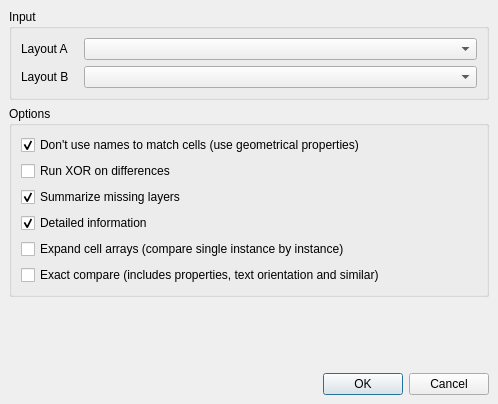
<ui version="4.0" >
 <class>DiffToolDialog</class>
 <widget class="QDialog" name="DiffToolDialog" >
  <property name="geometry" >
   <rect>
    <x>0</x>
    <y>0</y>
    <width>498</width>
    <height>404</height>
   </rect>
  </property>
  <property name="windowTitle" >
   <string>Diff Tool</string>
  </property>
  <layout class="QVBoxLayout" >
   <property name="margin" >
    <number>9</number>
   </property>
   <property name="spacing" >
    <number>6</number>
   </property>
   <item>
    <widget class="QGroupBox" name="groupBox" >
     <property name="title" >
      <string>Input</string>
     </property>
     <layout class="QGridLayout" >
      <property name="margin" >
       <number>9</number>
      </property>
      <property name="spacing" >
       <number>6</number>
      </property>
      <item row="0" column="0" >
       <widget class="QLabel" name="label" >
        <property name="text" >
         <string>Layout A   </string>
        </property>
       </widget>
      </item>
      <item row="1" column="0" >
       <widget class="QLabel" name="label_2" >
        <property name="text" >
         <string>Layout B</string>
        </property>
       </widget>
      </item>
      <item row="0" column="1" >
       <widget class="lay::CellViewSelectionComboBox" name="layouta" >
        <property name="sizePolicy" >
         <sizepolicy>
          <hsizetype>7</hsizetype>
          <vsizetype>5</vsizetype>
          <horstretch>0</horstretch>
          <verstretch>0</verstretch>
         </sizepolicy>
        </property>
        <property name="sizeAdjustPolicy" >
         <enum>QComboBox::AdjustToContentsOnFirstShow</enum>
        </property>
       </widget>
      </item>
      <item row="1" column="1" >
       <widget class="lay::CellViewSelectionComboBox" name="layoutb" >
        <property name="sizePolicy" >
         <sizepolicy>
          <hsizetype>7</hsizetype>
          <vsizetype>5</vsizetype>
          <horstretch>0</horstretch>
          <verstretch>0</verstretch>
         </sizepolicy>
        </property>
        <property name="sizeAdjustPolicy" >
         <enum>QComboBox::AdjustToContentsOnFirstShow</enum>
        </property>
       </widget>
      </item>
     </layout>
    </widget>
   </item>
   <item>
    <widget class="QGroupBox" name="groupBox_2" >
     <property name="title" >
      <string>Options</string>
     </property>
     <layout class="QVBoxLayout" >
      <property name="margin" >
       <number>9</number>
      </property>
      <property name="spacing" >
       <number>6</number>
      </property>
      <item>
       <widget class="QCheckBox" name="smart_cbx" >
        <property name="text" >
         <string>Don't use names to match cells (use geometrical properties)</string>
        </property>
        <property name="checked" >
         <bool>true</bool>
        </property>
       </widget>
      </item>
      <item>
       <widget class="QCheckBox" name="xor_cbx" >
        <property name="text" >
         <string>Run XOR on differences</string>
        </property>
       </widget>
      </item>
      <item>
       <widget class="QCheckBox" name="summarize_cbx" >
        <property name="text" >
         <string>Summarize missing layers</string>
        </property>
        <property name="checked" >
         <bool>true</bool>
        </property>
       </widget>
      </item>
      <item>
       <widget class="QCheckBox" name="detailed_cbx" >
        <property name="text" >
         <string>Detailed information</string>
        </property>
        <property name="checked" >
         <bool>true</bool>
        </property>
       </widget>
      </item>
      <item>
       <widget class="QCheckBox" name="expand_cell_arrays_cbx" >
        <property name="text" >
         <string>Expand cell arrays (compare single instance by instance)</string>
        </property>
       </widget>
      </item>
      <item>
       <widget class="QCheckBox" name="exact_cbx" >
        <property name="text" >
         <string>Exact compare (includes properties, text orientation and similar)</string>
        </property>
       </widget>
      </item>
     </layout>
    </widget>
   </item>
   <item>
    <spacer>
     <property name="orientation" >
      <enum>Qt::Vertical</enum>
     </property>
     <property name="sizeHint" >
      <size>
       <width>472</width>
       <height>16</height>
      </size>
     </property>
    </spacer>
   </item>
   <item>
    <widget class="QDialogButtonBox" name="buttonBox" >
     <property name="orientation" >
      <enum>Qt::Horizontal</enum>
     </property>
     <property name="standardButtons" >
      <set>QDialogButtonBox::Cancel|QDialogButtonBox::NoButton|QDialogButtonBox::Ok</set>
     </property>
    </widget>
   </item>
  </layout>
 </widget>
 <customwidgets>
  <customwidget>
   <class>lay::CellViewSelectionComboBox</class>
   <extends>QComboBox</extends>
   <header>layWidgets.h</header>
  </customwidget>
 </customwidgets>
 <tabstops>
  <tabstop>buttonBox</tabstop>
 </tabstops>
 <resources/>
 <connections>
  <connection>
   <sender>buttonBox</sender>
   <signal>accepted()</signal>
   <receiver>DiffToolDialog</receiver>
   <slot>accept()</slot>
   <hints>
    <hint type="sourcelabel" >
     <x>248</x>
     <y>254</y>
    </hint>
    <hint type="destinationlabel" >
     <x>157</x>
     <y>274</y>
    </hint>
   </hints>
  </connection>
  <connection>
   <sender>buttonBox</sender>
   <signal>rejected()</signal>
   <receiver>DiffToolDialog</receiver>
   <slot>reject()</slot>
   <hints>
    <hint type="sourcelabel" >
     <x>316</x>
     <y>260</y>
    </hint>
    <hint type="destinationlabel" >
     <x>286</x>
     <y>274</y>
    </hint>
   </hints>
  </connection>
 </connections>
</ui>
